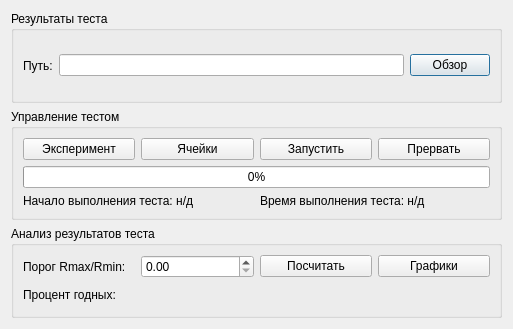
<?xml version="1.0" encoding="UTF-8"?>
<ui version="4.0">
 <class>Dialog</class>
 <widget class="QDialog" name="Dialog">
  <property name="geometry">
   <rect>
    <x>0</x>
    <y>0</y>
    <width>513</width>
    <height>329</height>
   </rect>
  </property>
  <property name="windowTitle">
   <string>Тесты</string>
  </property>
  <layout class="QVBoxLayout" name="verticalLayout_3">
   <item>
    <widget class="QGroupBox" name="groupBox">
     <property name="title">
      <string>Результаты теста</string>
     </property>
     <layout class="QHBoxLayout" name="horizontalLayout">
      <item>
       <widget class="QLabel" name="label">
        <property name="text">
         <string>Путь:</string>
        </property>
       </widget>
      </item>
      <item>
       <widget class="QLineEdit" name="path_folder_csv">
        <property name="readOnly">
         <bool>true</bool>
        </property>
       </widget>
      </item>
      <item>
       <widget class="QPushButton" name="button_choose_folder">
        <property name="text">
         <string>Обзор</string>
        </property>
       </widget>
      </item>
     </layout>
    </widget>
   </item>
   <item>
    <widget class="QGroupBox" name="groupBox_2">
     <property name="title">
      <string>Управление тестом</string>
     </property>
     <layout class="QVBoxLayout" name="verticalLayout_6">
      <item>
       <layout class="QVBoxLayout" name="verticalLayout">
        <item>
         <layout class="QHBoxLayout" name="horizontalLayout_2">
          <item>
           <widget class="QPushButton" name="button_choose_exp">
            <property name="text">
             <string>Эксперимент</string>
            </property>
           </widget>
          </item>
          <item>
           <widget class="QPushButton" name="button_choose_cells">
            <property name="text">
             <string>Ячейки</string>
            </property>
           </widget>
          </item>
          <item>
           <widget class="QPushButton" name="button_start_exp">
            <property name="text">
             <string>Запустить</string>
            </property>
           </widget>
          </item>
          <item>
           <widget class="QPushButton" name="button_reset_exp">
            <property name="text">
             <string>Прервать</string>
            </property>
           </widget>
          </item>
         </layout>
        </item>
        <item>
         <widget class="QProgressBar" name="progress_all">
          <property name="value">
           <number>0</number>
          </property>
         </widget>
        </item>
        <item>
         <layout class="QHBoxLayout" name="horizontalLayout_3">
          <item>
           <widget class="QLabel" name="label_start_time">
            <property name="text">
             <string>Начало выполнения теста: н/д </string>
            </property>
           </widget>
          </item>
          <item>
           <widget class="QLabel" name="label_time_status">
            <property name="text">
             <string>Время выполнения теста: н/д</string>
            </property>
           </widget>
          </item>
         </layout>
        </item>
       </layout>
      </item>
     </layout>
    </widget>
   </item>
   <item>
    <widget class="QGroupBox" name="groupBox_3">
     <property name="title">
      <string>Анализ результатов теста</string>
     </property>
     <layout class="QVBoxLayout" name="verticalLayout_2">
      <item>
       <layout class="QHBoxLayout" name="horizontalLayout_5">
        <item>
         <widget class="QLabel" name="label_3">
          <property name="text">
           <string>Порог Rmax/Rmin:</string>
          </property>
         </widget>
        </item>
        <item>
         <widget class="QDoubleSpinBox" name="spinbox_tresh">
          <property name="singleStep">
           <double>0.100000000000000</double>
          </property>
         </widget>
        </item>
        <item>
         <widget class="QPushButton" name="button_result">
          <property name="text">
           <string>Посчитать</string>
          </property>
         </widget>
        </item>
        <item>
         <widget class="QPushButton" name="button_graphs">
          <property name="text">
           <string>Графики</string>
          </property>
         </widget>
        </item>
       </layout>
      </item>
      <item>
       <widget class="QLabel" name="label_result">
        <property name="text">
         <string>Процент годных:</string>
        </property>
       </widget>
      </item>
     </layout>
    </widget>
   </item>
  </layout>
 </widget>
 <resources/>
 <connections/>
</ui>
